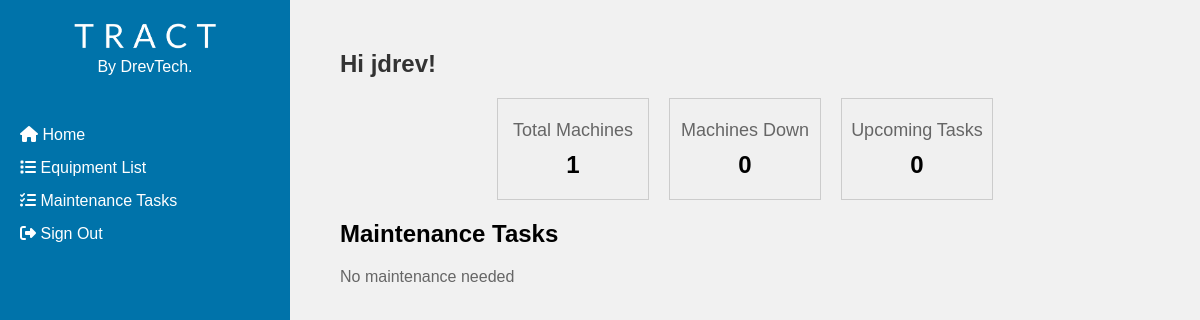
The app's page / (signed in), older data.
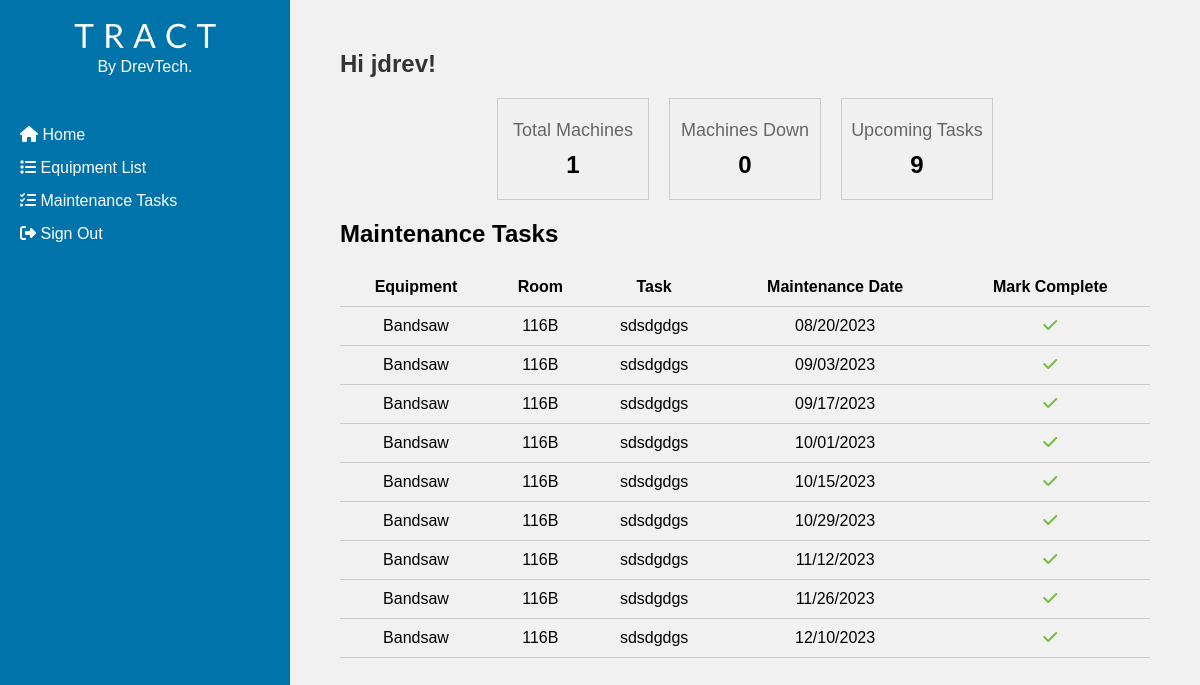
The same page, newer data.
### models.py (models this page shows, shortened)
class User(Base, UserMixin):
    __tablename__ = 'user'
    id = Column(String(36), primary_key=True)  # Change the type to String(36) for UUID
    email = Column(String(255), unique=True)
    username = Column(String(255), unique=True, nullable=False)
    password = Column(String(255), nullable=False)
    active = Column(Boolean())
    fs_uniquifier = Column(String(255), unique=True, nullable=False)
    fs_uniquifier = Column(String(255), nullable=True)
    roles = relationship('Role', secondary='roles_users', backref=backref('users', lazy='dynamic'))

class MaintenanceTask(Base):
    __tablename__ = 'maintenance_task'
    id = Column(Integer, primary_key=True)
    equipment_id = Column(Integer, ForeignKey('equipment.id'), nullable=False)
    description = Column(String(200), nullable=False)
    next_date = Column(DateTime, nullable=False)
    equipment = relationship('Equipment', backref=backref('maintenance_tasks', lazy=True))
    frequency = Column(String(20))
    occurrence = Column(Integer)

class Equipment(Base):
    __tablename__ = 'equipment'
    id = Column(Integer, primary_key=True)
    name = Column(String(80), nullable=False)
    room = Column(String(80), nullable=False)
    barcode = Column(String(120), unique=True, nullable=False)
    manual_id = Column(Integer, ForeignKey('manual.id'), nullable=True)
    is_active = Column(Boolean, default=True, nullable=True)

### app.py (the view)
    @app.route('/')
    @login_required
    def home():
        total_machines = Equipment.query.count()
        total_tasks = MaintenanceTask.query.count()
        total_active_machines = Equipment.query.filter_by(is_active=True).count()
        upcoming_tasks = MaintenanceTask.query.order_by(MaintenanceTask.next_date.asc()).limit(10).all()
        return render_template('home.html', total_machines=total_machines, total_active_machines=total_active_machines, total_tasks=total_tasks, upcoming_tasks=upcoming_tasks)

### templates/home.html (shortened to what this page needs)
<!DOCTYPE html>
{% from 'wtf.html' import csrf_token %}
<html>
<head>
</head>
<body>
    {% extends 'basee.html' %}
    {% block content %}
    <div class="squeeze">
        {% if current_user.is_authenticated %}
        <h1>Hi {{ current_user.username }}!</h1>
        {% endif %}
        <div class="box-container">
            <a class="no-style-link" href="{{ url_for('list_equipment') }}">
                <div class="box">
                    <p>Total Machines</p>
                    <h2>{{ total_machines }}</h2>
                </div>
            </a>
            <div class="box">
                <p>Machines Down</p>
                <h2>{{ total_machines - total_active_machines }}</h2>
            </div>
            <div class="box">
                <p>Upcoming Tasks</p>
                <h2>{{ total_tasks }}</h2>
            </div>
        </div>
        <div class="upcoming-tasks">
            <h2>Maintenance Tasks</h2>
            {% if upcoming_tasks %}
            <table>
                <thead>
                    <tr>
                        <th>Equipment</th>
                        <th>Room</th>
                        <th>Task</th>
                        <th>Maintenance Date</th>
                        <th>Mark Complete</th>
                    </tr>
                </thead>
                <tbody>
                    {% for task in upcoming_tasks %}
                    <tr>
                        <td>{{ task.equipment.name }}</td>
                        <td>{{ task.equipment.room }}</td>
                        <td>{{ task.description }}</td>
                        <td>{{ task.next_date.strftime('%m/%d/%Y') }}</td>
                        <td>
                            <form action="{{ url_for('delete_maintenance', id=task.id, redirect_route='home') }}" method="post" style="display: inline-block;">
                                <button type="submit" style="background: none; border: none; padding: 0; font-size: inherit;">
                                    <i class="fas fa-check" style="color: #77bb41;"></i>
                                </button>
                            </form>
                        </td>
                    </tr>
                    {% endfor %}
                </tbody>
            </table>
            {% else %}
            <p>No maintenance needed</p>
            {% endif %}
        </div>
    </div>
    {% endblock %}

### templates/basee.html (shortened to what this page needs)
<!DOCTYPE html>
{% import 'wtf.html' as wtf %}
<html>
<head>
    <link rel="stylesheet" href="{{ url_for('static', filename='styles.css') }}">
    <link rel="stylesheet" href="https://cdnjs.cloudflare.com/ajax/libs/font-awesome/6.4.0/css/all.min.css">
</head>
<body>
    <div class="container">
        <div class="sidebar">
            <div class="logo">
                <img src="{{ url_for('static', filename='images/tractwhite.png') }}" alt="Logo">
            </div>
            <p class="drevtech">By DrevTech.</p>
            <a href="{{ url_for('home') }}"><i class="fa-solid fa-house"></i> Home</a>
            <a href="{{ url_for('list_equipment') }}"><i class="fa-solid fa-list"></i>  Equipment List</a>
            <a href="{{ url_for('list_maintenance') }}"><i class="fa-solid fa-list-check"></i>  Maintenance Tasks</a>
            <a href="{{ url_for('logout') }}"><i class="fa-solid fa-right-from-bracket"></i></i>  Sign Out</a>
        </div>
        <div class="content">
            {% block content %}
            {% endblock %}
        </div>
    </div>
</body>
</html>

### static/styles.css (style rules this page uses)
body { font-family: Arial, sans-serif; margin: 0; padding: 0; min-height: 100vh; display: flex; flex-direction: column; }
.container { flex: 1; display: flex; justify-content: space-between; }
.sidebar { width: 250px; background-color: #0073aa; padding: 20px; color: #fff; flex-shrink: 0; }
.logo { display: flex; justify-content: center; align-items: center; flex: 0 0 auto; width: auto; }
.drevtech { margin-top: 5px; color: white; margin-bottom: 50px; text-align: center; }
.sidebar a { display: block; margin-bottom: 15px; color: #fff; text-decoration: none; }
.content { flex: 1; padding: 20px; background-color: #f1f1f1; }
table { width: 100%; border-collapse: collapse; }
table th, table td { padding: 10px; text-align: center; border-bottom: 1px solid #ccc; }
table th { background-color: #f1f1f1; }
.squeeze { margin: 30px; }
h1 { color: #333; font-size: 24px; margin-bottom: 10px; }
p { color: #666; margin-bottom: 10px; }
a { color: inherit; text-decoration: none; }
img { max-width: 200px; }

### templates/home.html (style rules this page uses)
.box-container { display: flex; justify-content: center; align-items: center; margin-top: 20px; }
.box { width: 150px; height: 100px; background-color: #f0f0f0; border: 1px solid #ccc; text-align: center; display: flex; flex-direction: column; justify-content: center; align-items: center; margin: 0 10px; }
.box p { margin: 0; font-size: 18px; }
.box h2 { margin: 0; margin-top:10px; font-size: 24px; }
.no-style-link { color: inherit; text-decoration: none; display: block; }
th { text-align: center; }

Row changes from the older to the newer data that the page shows:
added MaintenanceTask: equipment.name "Bandsaw", equipment.room "116B", description "sdsdgdgs", next_date "08/20/2023"
added MaintenanceTask: equipment.name "Bandsaw", equipment.room "116B", description "sdsdgdgs", next_date "09/03/2023"
added MaintenanceTask: equipment.name "Bandsaw", equipment.room "116B", description "sdsdgdgs", next_date "09/17/2023"
added MaintenanceTask: equipment.name "Bandsaw", equipment.room "116B", description "sdsdgdgs", next_date "10/01/2023"
added MaintenanceTask: equipment.name "Bandsaw", equipment.room "116B", description "sdsdgdgs", next_date "10/15/2023"
added MaintenanceTask: equipment.name "Bandsaw", equipment.room "116B", description "sdsdgdgs", next_date "10/29/2023"
added MaintenanceTask: equipment.name "Bandsaw", equipment.room "116B", description "sdsdgdgs", next_date "11/12/2023"
added MaintenanceTask: equipment.name "Bandsaw", equipment.room "116B", description "sdsdgdgs", next_date "11/26/2023"
added MaintenanceTask: equipment.name "Bandsaw", equipment.room "116B", description "sdsdgdgs", next_date "12/10/2023"
Text that changed along with them:
{{ total_tasks }}: "0" → "9"
text no longer shown: "No maintenance needed"
text now shown: "Equipment Room Task Maintenance Date Mark Complete"
